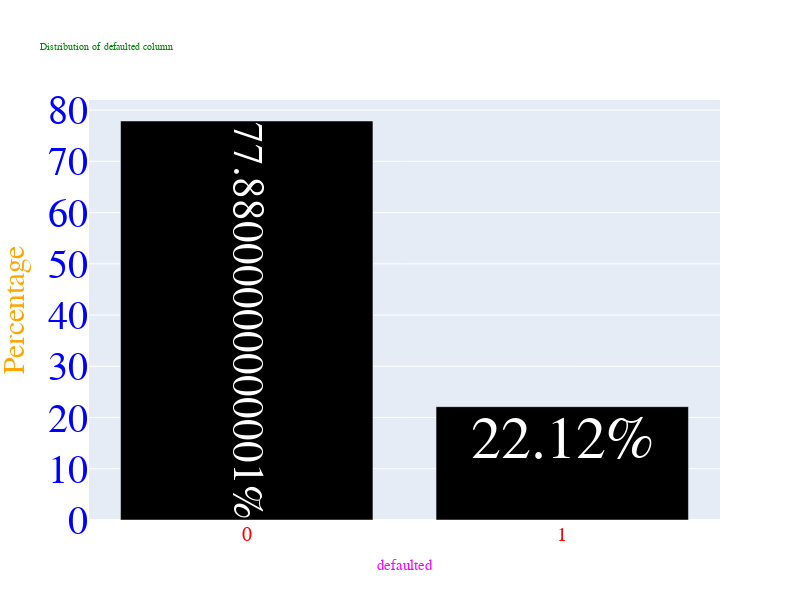

Notebook code cell kept with this figure:
### Code cell
# create a table with value counts
temp = target.value_counts()
# creating a Bar chart object of plotly
data = [go.Bar(
        x=temp.index.astype(str), # x axis values
        y=np.round(temp.values.astype(float)/temp.values.sum(),4)*100, # y axis values
        text = ['{}%'.format(i) for i in np.round(temp.values.astype(float)/temp.values.sum(),4)*100],
    # text to be displayed on the bar, we are doing this to display the '%' symbol along with the number on the bar
        textposition = 'inside', # specify at which position on the bar the text should appear
    marker = dict(color = '#000000'),)] # change color of the bar
# color used here Black

# these are used to define the layout options

layout = go.Layout(
    autosize=False, # auto size the graph? use False if you are specifying the height and width
    width=800, # height of the figure in pixels
    height=600, # height of the figure in pixels
    title=dict(
        text="Distribution of {} column".format('defaulted'),
        font=dict(
            family='Courier New, monospace',
            size=10,
            color='green'
        )
    ),
    
    # granular control on the axes objects 
    xaxis=dict(title=dict(text='defaulted', font=dict(size=15,color="magenta")),
        
               tickfont=dict(
                   family='Courier New, monospace', # font family
                   size=20, # size of ticks displayed on the x axis
                   color='red'  # color of the font
        )
    ),
    yaxis=dict(
        title=dict(
            text='Percentage',
            font=dict(size=30, color='orange')
        ),
        tickfont=dict(
            family='Courier New, monospace',
            size=40,
            color='blue'
        )
    ),
 
    
    font = dict(
        family='Courier New, monospace', # font family
        color = "#FF00FF",# color of the font
        size = 60 # size of the font displayed on the bar
        )  
    )

fig = go.Figure(data=data, layout=layout)
iplot(fig)

del temp

### Figure 1 — Plotly figure (JSON) as saved in the notebook; plotly's stock layout.template omitted (floating-point values rounded to 4 significant figures)
{"data": [{"marker": {"color": "#000000"}, "text": ["77.88000000000001%", "22.12%"], "textposition": "inside", "type": "bar", "x": ["0", "1"], "y": [77.88, 22.12]}], "layout": {"autosize": false, "font": {"color": "#FF00FF", "family": "Courier New, monospace", "size": 60}, "height": 600, "title": {"font": {"color": "green", "family": "Courier New, monospace", "size": 10}, "text": "Distribution of defaulted column"}, "width": 800, "xaxis": {"tickfont": {"color": "red", "family": "Courier New, monospace", "size": 20}, "title": {"font": {"color": "magenta", "size": 15}, "text": "defaulted"}}, "yaxis": {"tickfont": {"color": "blue", "family": "Courier New, monospace", "size": 40}, "title": {"font": {"color": "orange", "size": 30}, "text": "Percentage"}}}}
